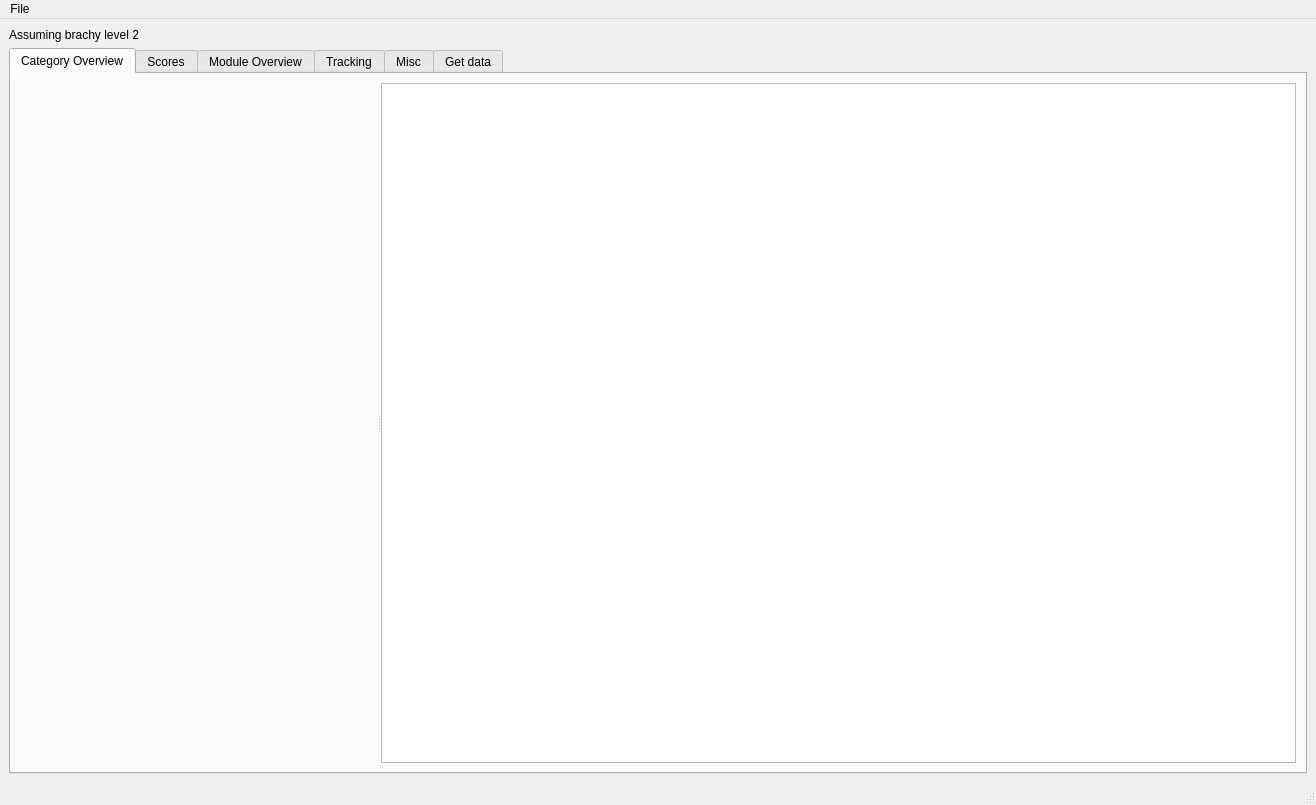
<?xml version="1.0" encoding="UTF-8"?>
<ui version="4.0">
 <class>MainWindow</class>
 <widget class="QMainWindow" name="MainWindow">
  <property name="geometry">
   <rect>
    <x>0</x>
    <y>0</y>
    <width>1316</width>
    <height>805</height>
   </rect>
  </property>
  <property name="windowTitle">
   <string>MainWindow</string>
  </property>
  <widget class="QWidget" name="centralwidget">
   <layout class="QVBoxLayout" name="verticalLayout">
    <item>
     <widget class="QLabel" name="label_8">
      <property name="text">
       <string>Assuming brachy level 2</string>
      </property>
     </widget>
    </item>
    <item>
     <widget class="QTabWidget" name="tabWidgetMain">
      <property name="enabled">
       <bool>true</bool>
      </property>
      <property name="currentIndex">
       <number>0</number>
      </property>
      <property name="tabsClosable">
       <bool>false</bool>
      </property>
      <widget class="QWidget" name="tab_2">
       <attribute name="title">
        <string>Category Overview</string>
       </attribute>
       <layout class="QVBoxLayout" name="verticalLayout_6">
        <item>
         <widget class="QSplitter" name="splitterCategoryOverview">
          <property name="orientation">
           <enum>Qt::Horizontal</enum>
          </property>
          <property name="childrenCollapsible">
           <bool>false</bool>
          </property>
          <widget class="MplWidget" name="MplWidgetCategoryOverview" native="true"/>
          <widget class="QTableView" name="tableViewCategoryOverview"/>
         </widget>
        </item>
       </layout>
      </widget>
      <widget class="QWidget" name="tab_3">
       <attribute name="title">
        <string>Scores</string>
       </attribute>
       <layout class="QVBoxLayout" name="verticalLayout_3">
        <item>
         <layout class="QHBoxLayout" name="horizontalLayout_4">
          <item>
           <layout class="QVBoxLayout" name="verticalLayout_7">
            <item>
             <layout class="QHBoxLayout" name="horizontalLayout_5">
              <item>
               <widget class="QLabel" name="label_16">
                <property name="text">
                 <string>Submission status</string>
                </property>
               </widget>
              </item>
              <item>
               <widget class="QComboBox" name="comboBoxSubmissionFilter"/>
              </item>
              <item>
               <widget class="QLabel" name="label_15">
                <property name="text">
                 <string>Grading status</string>
                </property>
               </widget>
              </item>
              <item>
               <widget class="QComboBox" name="comboBoxGradingFilter"/>
              </item>
             </layout>
            </item>
            <item>
             <widget class="QTableView" name="tableViewModules"/>
            </item>
           </layout>
          </item>
          <item>
           <widget class="QTextEdit" name="textEditCompetencyFeedback">
            <property name="readOnly">
             <bool>true</bool>
            </property>
           </widget>
          </item>
         </layout>
        </item>
       </layout>
      </widget>
      <widget class="QWidget" name="tab_4">
       <attribute name="title">
        <string>Module Overview</string>
       </attribute>
       <layout class="QVBoxLayout" name="verticalLayout_4">
        <item>
         <widget class="QCheckBox" name="checkBoxOverviewPlotRelative">
          <property name="text">
           <string>Relative completion</string>
          </property>
          <property name="checked">
           <bool>true</bool>
          </property>
         </widget>
        </item>
        <item>
         <widget class="MplWidget" name="MplWidgetOverview" native="true"/>
        </item>
       </layout>
      </widget>
      <widget class="QWidget" name="tab_6">
       <attribute name="title">
        <string>Tracking</string>
       </attribute>
       <layout class="QVBoxLayout" name="verticalLayout_5">
        <item>
         <layout class="QHBoxLayout" name="horizontalLayout_2">
          <item>
           <widget class="QLabel" name="label_7">
            <property name="text">
             <string>Length of program</string>
            </property>
           </widget>
          </item>
          <item>
           <widget class="QComboBox" name="comboBoxTEAPLength"/>
          </item>
          <item>
           <widget class="QLabel" name="label_10">
            <property name="text">
             <string>Start of program</string>
            </property>
           </widget>
          </item>
          <item>
           <widget class="QDateEdit" name="dateEditProgramStart">
            <property name="dateTime">
             <datetime>
              <hour>0</hour>
              <minute>0</minute>
              <second>0</second>
              <year>2017</year>
              <month>1</month>
              <day>1</day>
             </datetime>
            </property>
           </widget>
          </item>
         </layout>
        </item>
        <item>
         <widget class="MplWidget" name="MplWidgetTracking" native="true"/>
        </item>
        <item>
         <widget class="QLabel" name="label_14">
          <property name="text">
           <string>Note that 'Uploaded' points assumes any competency that is waiting for grading has had all the work done to sign it off completely</string>
          </property>
         </widget>
        </item>
        <item>
         <layout class="QHBoxLayout" name="horizontalLayout_6">
          <item>
           <widget class="QCheckBox" name="checkBoxShowPlan">
            <property name="text">
             <string>Show plan</string>
            </property>
           </widget>
          </item>
          <item>
           <widget class="QLabel" name="label_18">
            <property name="text">
             <string>Start</string>
            </property>
           </widget>
          </item>
          <item>
           <widget class="QDateEdit" name="dateEditPlanStart">
            <property name="displayFormat">
             <string>yyyy-MM-dd</string>
            </property>
            <property name="calendarPopup">
             <bool>true</bool>
            </property>
           </widget>
          </item>
          <item>
           <widget class="QLabel" name="label_19">
            <property name="text">
             <string>Finish</string>
            </property>
           </widget>
          </item>
          <item>
           <widget class="QDateEdit" name="dateEditPlanEnd">
            <property name="displayFormat">
             <string>yyyy-MM-dd</string>
            </property>
            <property name="calendarPopup">
             <bool>true</bool>
            </property>
           </widget>
          </item>
         </layout>
        </item>
        <item>
         <layout class="QHBoxLayout" name="horizontalLayout_7">
          <item>
           <widget class="QCheckBox" name="checkBoxShowExtrapolation">
            <property name="text">
             <string>Show extrapolation</string>
            </property>
           </widget>
          </item>
          <item>
           <spacer name="horizontalSpacer">
            <property name="orientation">
             <enum>Qt::Horizontal</enum>
            </property>
            <property name="sizeHint" stdset="0">
             <size>
              <width>40</width>
              <height>20</height>
             </size>
            </property>
           </spacer>
          </item>
          <item>
           <widget class="QLabel" name="label_17">
            <property name="text">
             <string>Months to use for extrapolation</string>
            </property>
           </widget>
          </item>
          <item>
           <widget class="QSpinBox" name="spinBoxMonthsToExtrapolate">
            <property name="minimum">
             <number>1</number>
            </property>
            <property name="value">
             <number>6</number>
            </property>
           </widget>
          </item>
         </layout>
        </item>
       </layout>
      </widget>
      <widget class="QWidget" name="tab_5">
       <attribute name="title">
        <string>Misc</string>
       </attribute>
       <layout class="QGridLayout" name="gridLayout">
        <item row="7" column="0">
         <spacer name="verticalSpacer">
          <property name="orientation">
           <enum>Qt::Vertical</enum>
          </property>
          <property name="sizeHint" stdset="0">
           <size>
            <width>20</width>
            <height>40</height>
           </size>
          </property>
         </spacer>
        </item>
        <item row="2" column="0">
         <widget class="QLabel" name="label_9">
          <property name="text">
           <string>Non-signed off competencies</string>
          </property>
         </widget>
        </item>
        <item row="4" column="0">
         <widget class="QLabel" name="label_11">
          <property name="text">
           <string>Waiting on grading</string>
          </property>
         </widget>
        </item>
        <item row="1" column="1">
         <widget class="QLabel" name="labelPartialSignedOffCompetencies">
          <property name="text">
           <string>0 [%]</string>
          </property>
         </widget>
        </item>
        <item row="6" column="0">
         <widget class="QLabel" name="label_13">
          <property name="text">
           <string>Average time between upload and sign off*</string>
          </property>
         </widget>
        </item>
        <item row="0" column="1">
         <widget class="QLabel" name="labelSignedOffCompetencies">
          <property name="text">
           <string>0 [%]</string>
          </property>
         </widget>
        </item>
        <item row="5" column="0">
         <widget class="Line" name="line_3">
          <property name="orientation">
           <enum>Qt::Horizontal</enum>
          </property>
         </widget>
        </item>
        <item row="0" column="0">
         <widget class="QLabel" name="label_3">
          <property name="text">
           <string>Fully signed off competencies</string>
          </property>
         </widget>
        </item>
        <item row="2" column="1">
         <widget class="QLabel" name="labelNonSignedOffCompetencies">
          <property name="text">
           <string>0 [%]</string>
          </property>
         </widget>
        </item>
        <item row="1" column="0">
         <widget class="QLabel" name="label_6">
          <property name="text">
           <string>Partial signed off competencies</string>
          </property>
         </widget>
        </item>
        <item row="3" column="0">
         <widget class="Line" name="line">
          <property name="orientation">
           <enum>Qt::Horizontal</enum>
          </property>
         </widget>
        </item>
        <item row="6" column="1">
         <widget class="QLabel" name="labelAverageWaitingTimeForSignOff">
          <property name="text">
           <string>0 days</string>
          </property>
         </widget>
        </item>
        <item row="3" column="1">
         <widget class="Line" name="line_2">
          <property name="orientation">
           <enum>Qt::Horizontal</enum>
          </property>
         </widget>
        </item>
        <item row="4" column="1">
         <widget class="QLabel" name="labelWaitingOnGradingCompetencies">
          <property name="text">
           <string>0 [%]</string>
          </property>
         </widget>
        </item>
        <item row="5" column="1">
         <widget class="Line" name="line_4">
          <property name="orientation">
           <enum>Qt::Horizontal</enum>
          </property>
         </widget>
        </item>
        <item row="8" column="0">
         <widget class="QLabel" name="label_12">
          <property name="text">
           <string>*This is calculated as mean time between last modified date and date graded</string>
          </property>
         </widget>
        </item>
       </layout>
      </widget>
      <widget class="QWidget" name="tab_7">
       <attribute name="title">
        <string>Get data</string>
       </attribute>
       <layout class="QVBoxLayout" name="verticalLayout_2">
        <item>
         <layout class="QHBoxLayout" name="horizontalLayout">
          <item>
           <widget class="QLabel" name="label_4">
            <property name="text">
             <string>Load new data from COMET</string>
            </property>
           </widget>
          </item>
          <item>
           <widget class="QLabel" name="label">
            <property name="text">
             <string>Username</string>
            </property>
           </widget>
          </item>
          <item>
           <widget class="QLineEdit" name="lineEditCometUsername"/>
          </item>
          <item>
           <widget class="QLabel" name="label_2">
            <property name="text">
             <string>Password</string>
            </property>
           </widget>
          </item>
          <item>
           <widget class="QLineEdit" name="lineEditCometPassword">
            <property name="echoMode">
             <enum>QLineEdit::Password</enum>
            </property>
           </widget>
          </item>
          <item>
           <widget class="QPushButton" name="pushButtonLoadPreviousData">
            <property name="text">
             <string>Get from Comet</string>
            </property>
           </widget>
          </item>
         </layout>
        </item>
        <item>
         <layout class="QHBoxLayout" name="horizontalLayout_3">
          <item>
           <widget class="QLabel" name="label_5">
            <property name="text">
             <string>Load previously saved data</string>
            </property>
           </widget>
          </item>
          <item>
           <widget class="QComboBox" name="comboBoxCachedData"/>
          </item>
          <item>
           <widget class="QPushButton" name="pushButtonLoadSelectedCachedFile">
            <property name="text">
             <string>Load</string>
            </property>
           </widget>
          </item>
         </layout>
        </item>
        <item>
         <spacer name="verticalSpacer_2">
          <property name="orientation">
           <enum>Qt::Vertical</enum>
          </property>
          <property name="sizeHint" stdset="0">
           <size>
            <width>20</width>
            <height>40</height>
           </size>
          </property>
         </spacer>
        </item>
       </layout>
      </widget>
     </widget>
    </item>
   </layout>
  </widget>
  <widget class="QMenuBar" name="menubar">
   <property name="geometry">
    <rect>
     <x>0</x>
     <y>0</y>
     <width>1316</width>
     <height>30</height>
    </rect>
   </property>
   <widget class="QMenu" name="menuFile">
    <property name="title">
     <string>File</string>
    </property>
    <addaction name="actionExport_official_spreadsheet"/>
   </widget>
   <addaction name="menuFile"/>
  </widget>
  <widget class="QStatusBar" name="statusbar"/>
  <action name="actionExport_official_spreadsheet">
   <property name="text">
    <string>Export official spreadsheet</string>
   </property>
  </action>
 </widget>
 <customwidgets>
  <customwidget>
   <class>MplWidget</class>
   <extends>QWidget</extends>
   <header>widgets.MplWidget</header>
   <container>1</container>
  </customwidget>
 </customwidgets>
 <resources/>
 <connections/>
</ui>
